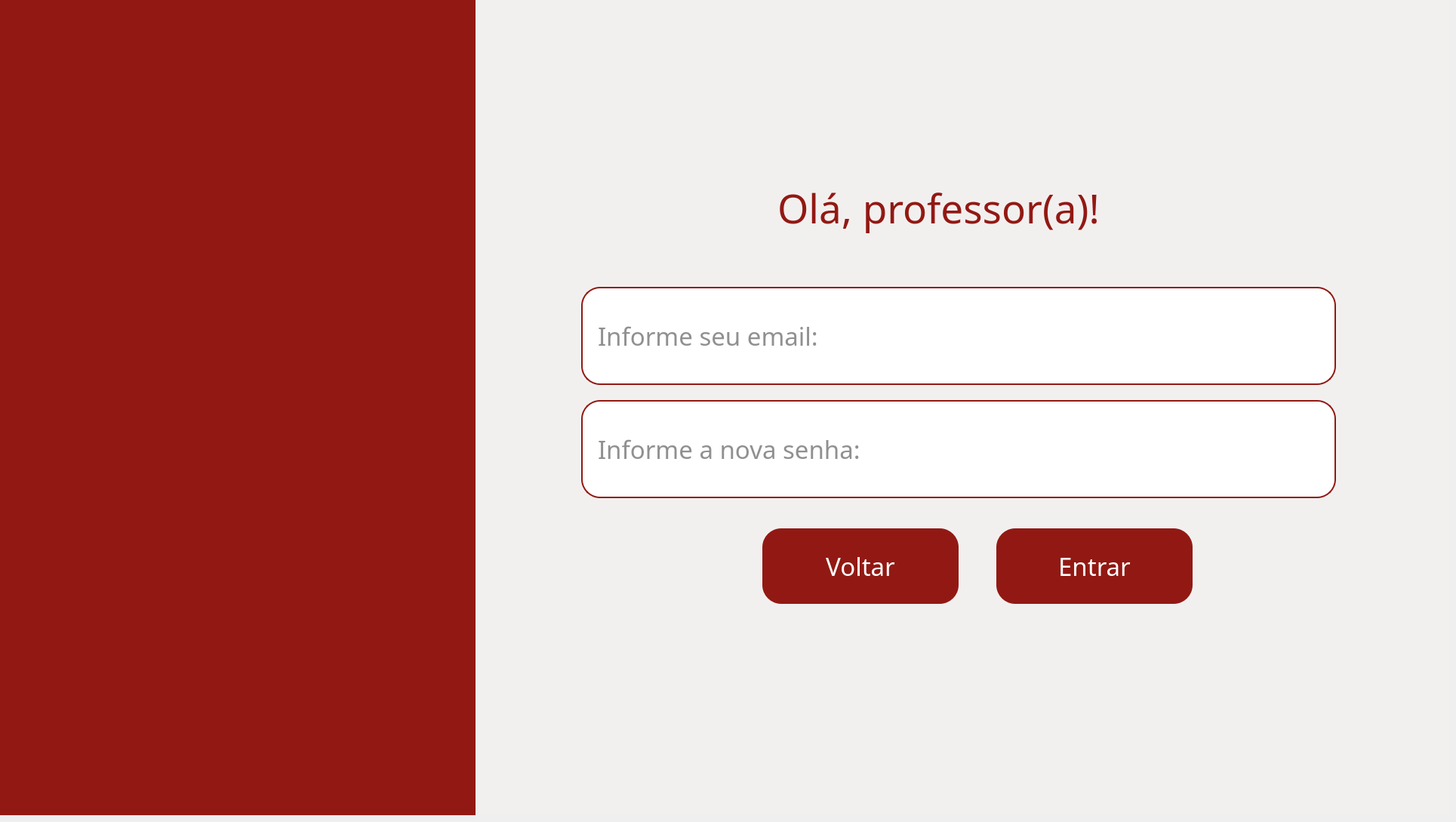
    <widget class="QWidget" name="pg_trocasenha_prof">
     <widget class="QWidget" name="fundo_loginaluno_3" native="true">
      <property name="geometry">
       <rect>
        <x>0</x>
        <y>0</y>
        <width>1920</width>
        <height>1080</height>
       </rect>
      </property>
      <property name="styleSheet">
       <string notr="true">background-color: #F2F0EF;
</string>
      </property>
      <widget class="QWidget" name="barra_loginaluno_3" native="true">
       <property name="geometry">
        <rect>
         <x>0</x>
         <y>0</y>
         <width>630</width>
         <height>1080</height>
        </rect>
       </property>
       <property name="styleSheet">
        <string notr="true">background-color: #921913;</string>
       </property>
       <widget class="QLabel" name="img_fundo_loginaluno_3">
        <property name="geometry">
         <rect>
          <x>-60</x>
          <y>-60</y>
          <width>731</width>
          <height>1171</height>
         </rect>
        </property>
        <property name="text">
         <string/>
        </property>
        <property name="pixmap">
         <pixmap>../../assets/images/fundoetec.png</pixmap>
        </property>
        <property name="scaledContents">
         <bool>true</bool>
        </property>
       </widget>
      </widget>
      <widget class="QLabel" name="lbl_titulo_loginaluno_3">
       <property name="geometry">
        <rect>
         <x>1030</x>
         <y>240</y>
         <width>541</width>
         <height>71</height>
        </rect>
       </property>
       <property name="font">
        <font>
         <family>Arbutus Slab</family>
         <pointsize>40</pointsize>
        </font>
       </property>
       <property name="styleSheet">
        <string notr="true">color: #921913;</string>
       </property>
       <property name="text">
        <string>Olá, professor(a)!</string>
       </property>
      </widget>
      <widget class="QPushButton" name="btn_voltarperfil2_3">
       <property name="geometry">
        <rect>
         <x>1010</x>
         <y>700</y>
         <width>260</width>
         <height>100</height>
        </rect>
       </property>
       <property name="font">
        <font>
         <family>Arbutus Slab</family>
         <pointsize>25</pointsize>
        </font>
       </property>
       <property name="styleSheet">
        <string notr="true">QPushButton{
    background-color: #921913;
    border: none;
    border-radius: 25px;
    color: white;
}

QPushButton:hover{
    background-color: #7a1410;
}

QPushButton:pressed{
    background-color: #5a0f0c;
}</string>
       </property>
       <property name="text">
        <string>Voltar</string>
       </property>
      </widget>
      <widget class="QLineEdit" name="input_loginaluno_3">
       <property name="geometry">
        <rect>
         <x>770</x>
         <y>380</y>
         <width>1000</width>
         <height>130</height>
        </rect>
       </property>
       <property name="font">
        <font>
         <family>Arbutus Slab</family>
         <pointsize>25</pointsize>
        </font>
       </property>
       <property name="styleSheet">
        <string notr="true">background-color: white;
border: 2px solid #921913;
border-radius: 25px;
color: #222222;
padding: 0 18px</string>
       </property>
       <property name="echoMode">
        <enum>QLineEdit::Normal</enum>
       </property>
       <property name="placeholderText">
        <string>Informe seu email:</string>
       </property>
      </widget>
      <widget class="QLineEdit" name="input_senhaaluno_3">
       <property name="geometry">
        <rect>
         <x>770</x>
         <y>530</y>
         <width>1000</width>
         <height>130</height>
        </rect>
       </property>
       <property name="font">
        <font>
         <family>Arbutus Slab</family>
         <pointsize>25</pointsize>
        </font>
       </property>
       <property name="styleSheet">
        <string notr="true">background-color: white;
border: 2px solid #921913;
border-radius: 25px;
color: #222222;
padding: 0 18px</string>
       </property>
       <property name="echoMode">
        <enum>QLineEdit::Normal</enum>
       </property>
       <property name="placeholderText">
        <string>Informe a nova senha:</string>
       </property>
      </widget>
      <widget class="QPushButton" name="btn_entraraluno_3">
       <property name="geometry">
        <rect>
         <x>1320</x>
         <y>700</y>
         <width>260</width>
         <height>100</height>
        </rect>
       </property>
       <property name="font">
        <font>
         <family>Arbutus Slab</family>
         <pointsize>25</pointsize>
        </font>
       </property>
       <property name="styleSheet">
        <string notr="true">QPushButton{
    background-color: #921913;
    border: none;
    border-radius: 25px;
    color: white;
}

QPushButton:hover{
    background-color: #7a1410;
}

QPushButton:pressed{
    background-color: #5a0f0c;
}</string>
       </property>
       <property name="text">
        <string>Entrar</string>
       </property>
      </widget>
     </widget>
    </widget>
